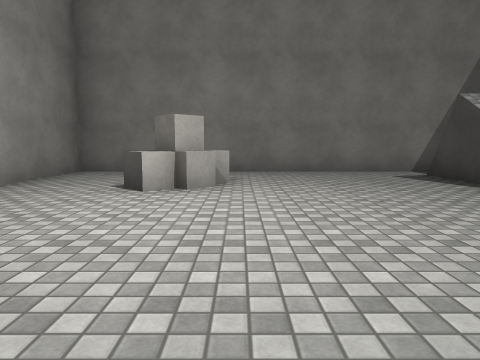
View 1 (above)

16 first-person views from a walk through a Unity game level. The camera is 1.2 m above the floor, tilts 6° down and sees 70° across. The floor is counted in squares, 2 m on a side. Each view is taken from the middle of a square. On the plan, view 1 faces up. The plan holds only what a view shows up to about 10 squares ahead; the rest is blank. Surface patterns are stand-ins for the level's own textures.

View 2
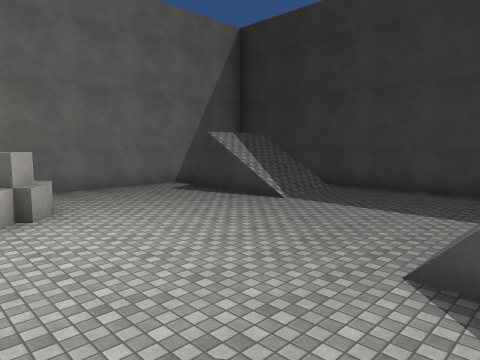

View 3
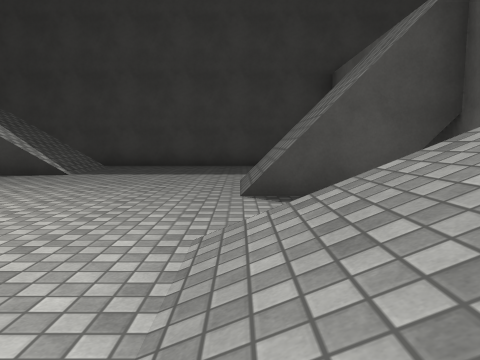

View 4
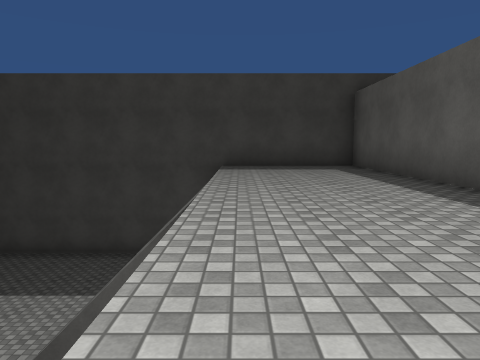

View 5
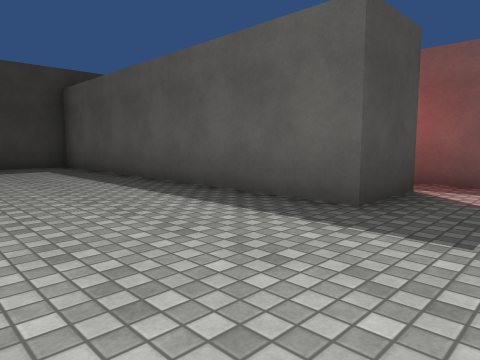

View 6
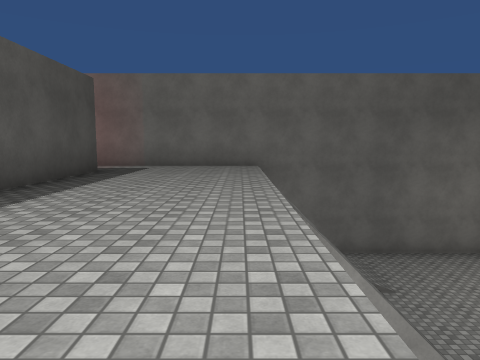

View 7
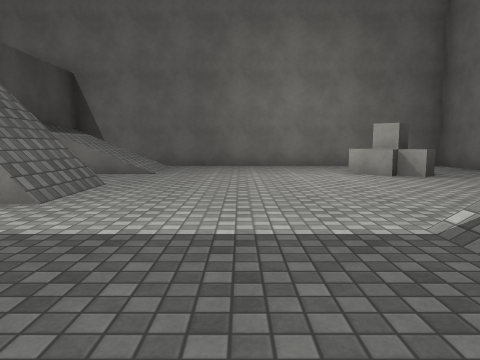

View 8
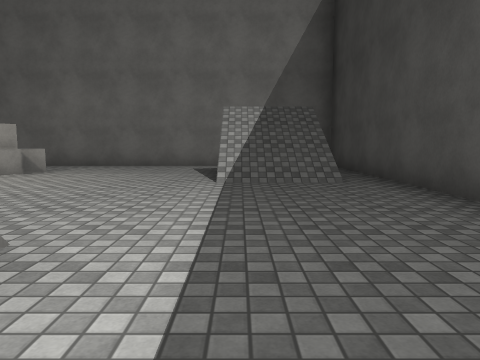

View 9
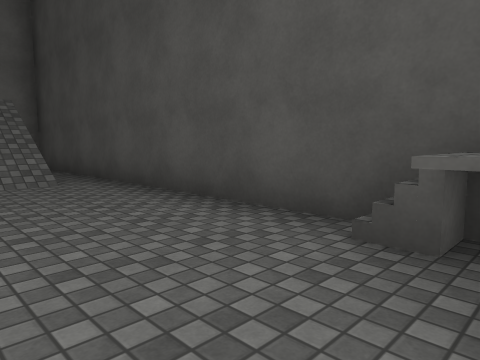

View 10
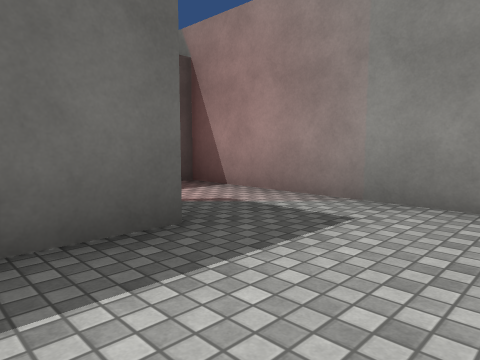

View 11
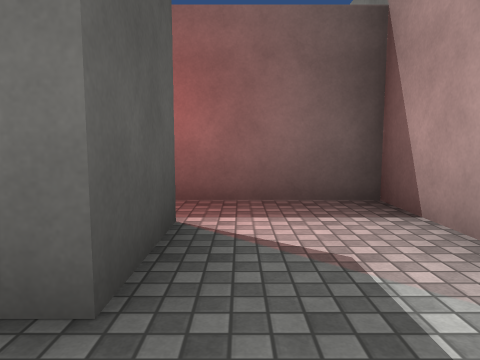

View 12
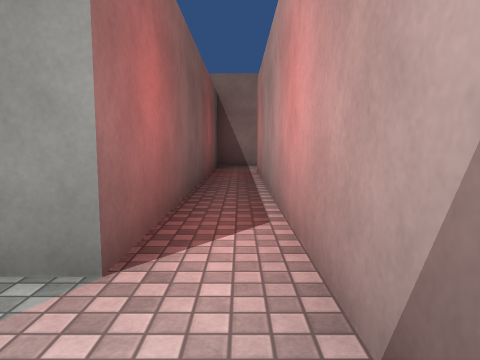

View 13
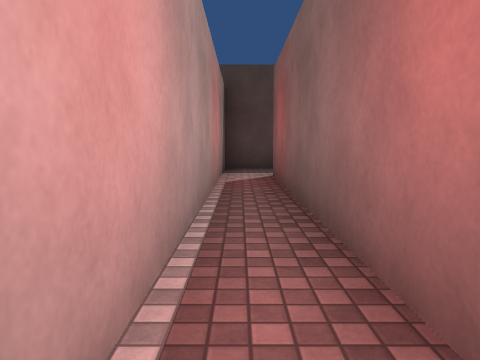

View 14
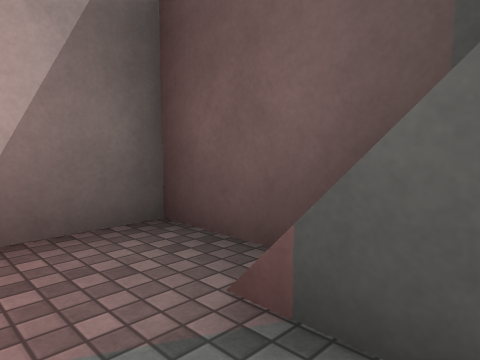

View 15
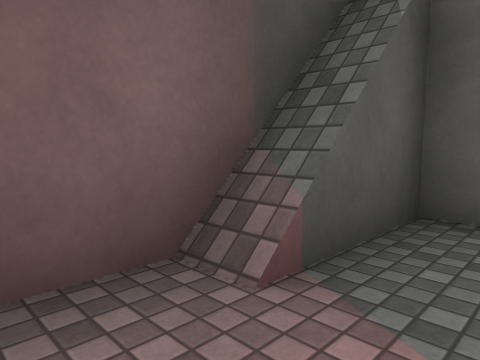

View 16
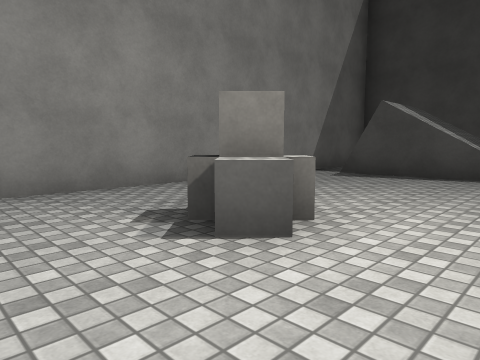

### Floor plan
Key: @ floor where view 1 was taken; # wall or solid block; . main floor; : floor 5 m higher than the main floor; + floor 9 m higher than the main floor; / step, stairs or slope; = window, fence, low wall or low ledge; C cube.
Columns run from 4 left of view 1 to 7 right of it. Each row starts with its distance up from view 1.
  8 ############
  7 #..........#
  6 #.......==.#
  5 #..CC...//.#
  4 #.......//.#
  3 #..........#
  2 #..........#
  1 #..........#
  0 #.//@//....#
 -1 #.//.#/.../#
 -2 #./  #/..//#
 -3 #::::::::::#
 -4 #::::::::::#
 -5 #::::::::::#
 -6 #::#########
 -7 #::#########
 -8 #::::::::::#
 -9 #       +::#
-10          :##
-11          :##

Where each view was taken, in squares from view 1:
view 1: 0 up, 0 right, facing up
view 2: 1 down, 2 left, facing up-right
view 3: 0 up, 3 left, facing right
view 4: 3 down, 3 left, facing right
view 5: 3 down, 3 left, facing down-right
view 6: 3 down, 6 right, facing left
view 7: 2 up, 6 right, facing left
view 8: 2 down, 4 right, facing up
view 9: 2 down, 4 right, facing up-right
view 10: 4 down, 0 right, facing down-left
view 11: 5 down, 2 left, facing down
view 12: 8 down, 6 right, facing left
view 13: 8 down, 2 left, facing right
view 14: 10 down, 5 right, facing up-right
view 15: 8 down, 5 right, facing down-right
view 16: 3 up, 3 left, facing up-right
